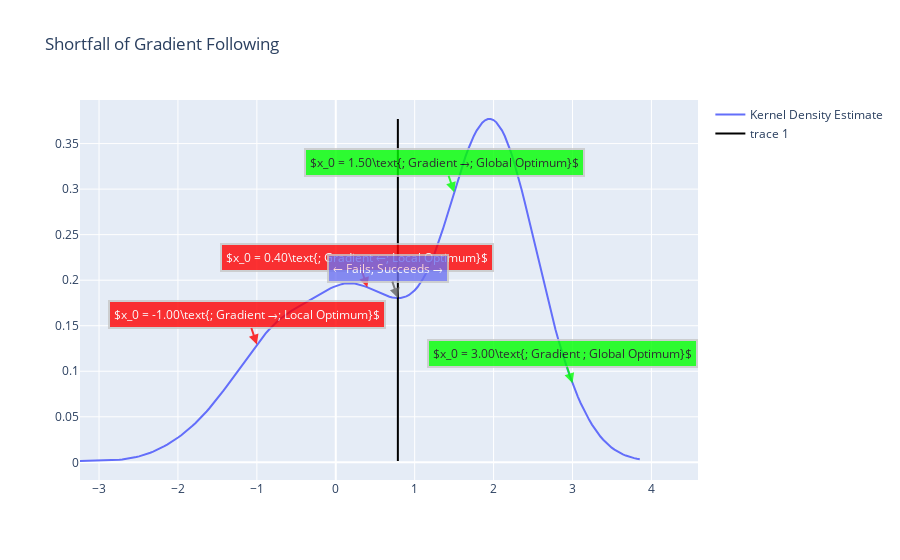

The cell this chart's notebook holds for it:
### Markdown cell above
## Mathematical Optimization
Optimization is the process of finding some numerical values that generate a minimum or maximum value for a specified function. Examples include finding the best parameters for a statistical distribution fit to some data, numerically solving differential equations, or feature selection in machine learning.

There are many types and classes of optimization algorithms. Most that have been invented by mathematicianas and computer scientists rely on function derivatives / gradients. Anybody who's studied the topic even slightly will likely remember [Newton-Raphson](https://en.wikipedia.org/wiki/Newton%27s_method) or the [BFGS](https://en.wikipedia.org/wiki/Broyden%E2%80%93Fletcher%E2%80%93Goldfarb%E2%80%93Shanno_algorithm) - the latter of which even need the second derivaties (the [Hessian](https://en.wikipedia.org/wiki/Hessian_matrix)). Mathematical optimization algorithms typically iterate over two steps:

1.  evaluate current solution
2. find new solution to try

A series of individual solutions are identified and evluated, until the sequence converges to a solution.

Gradient-following methods can have good properties, but also two major issues.

1. The first is the need to compute derivatives. This can often be very difficult - even assuming derivatives can be analytically solved - and time consuming. Furthermore, not all functions we wish to optimizte even have a derivative. What is the derivative of an accuracy loss function for a [Decision Tree Classifier](https://en.wikipedia.org/wiki/Decision_tree_learning)?

2. The second issue is that gradient-followers can easily get stuck in local optima, rather than finding a global optimum point. Most such algorithms rely on being provided an initial values, at which point the necessary derivatives are computed to determine the direction (and perhaps distance) to find the next point to evaluate. Depending on the curvature of the function to optimize, and the initial solution, the algorithm may get stuck in a local, not global, optimum.

The figure generated below demonstrates this second point. The curve to be maximized has two optima with a saddle point in between. Four possible initial values are shown. When the curve's gradient is evaluated at the two $x_0$ points in red, an optimization algorithm will converge to the local optimum. The two in greed will converge to the global optimum. In general, any initial value on the right side of the black vertical line will cause an optimization algorithm to converge to the local optimum; initial values to the left of it will converge to the global optimum.

### Code cell
# get the data
np.random.seed(42)
X1 = stt.norm(loc=0, scale=1).rvs(500)
X2 = stt.norm(loc=2, scale=0.5).rvs(500)
data = np.r_[X1, X2]

# prep for kde
mn, mx = min(data), max(data)
x= np.linspace(mn, mx, 200)

# kde
kde = stt.gaussian_kde(data, bw_method=0.25)
y = kde(x)

# create the annotation
x1 = -1
y1 = kde(x1)[0]
ann1 = dict(x=x1, y=y1, xref='x1', yref='y1', text='$x_0 = %0.2f\\text{; Gradient →; Local Optimum}$'%x1, showarrow=True,
            bordercolor="#c7c7c7", borderwidth=2, borderpad=4, bgcolor="#ff0000", opacity=0.8,
            font={'color':'#ffffff'}, align="center", arrowhead=2, arrowsize=1, arrowwidth=2,
            arrowcolor="#ff0000")
x2 = 0.40
y2 = kde(x2)[0]
ann2 = dict(x=x2, y=y2, xref='x1', yref='y1', text='$x_0 = %0.2f\\text{; Gradient ←; Local Optimum}$'%x2, showarrow=True,
            bordercolor="#c7c7c7", borderwidth=2, borderpad=4, bgcolor="#ff0000", opacity=0.8,
            font={'color':'#ffffff'}, align="center", arrowhead=2, arrowsize=1, arrowwidth=2,
            arrowcolor="#ff0000")
x3 = 1.5
y3 = kde(x3)[0]
ann3 = dict(x=x3, y=y3, xref='x1', yref='y1', text='$x_0 = %0.2f\\text{; Gradient →; Global Optimum}$'%x3, showarrow=True,
            bordercolor="#c7c7c7", borderwidth=2, borderpad=4, bgcolor="#00FF00", opacity=0.8,
            font={'color':'#000000'}, align="center", arrowhead=2, arrowsize=1, arrowwidth=2,
            arrowcolor="#00FF00")
x4 = 3.0
y4 = kde(x4)[0]
ann4 = dict(x=x4, y=y4, xref='x1', yref='y1', text='$x_0 = %0.2f\\text{; Gradient ; Global Optimum}$'%x4, showarrow=True,
            bordercolor="#c7c7c7", borderwidth=2, borderpad=4, bgcolor="#00FF00", opacity=0.8,
            font={'color':'#000000'}, align="center", arrowhead=2, arrowsize=1, arrowwidth=2,
            arrowcolor="#00FF00")
x5 = 0.78698325
y5 = kde(x5)[0]
ann5 = dict(x=x5, y=y5, xref='x1', yref='y1', text='← Fails; Succeeds →', showarrow=True,
            bordercolor="#c7c7c7", borderwidth=2, borderpad=4, bgcolor="#6d72f1", opacity=0.8,
            font={'color':'#ffffff'}, align="center", arrowhead=2, arrowsize=1, arrowwidth=2,
            arrowcolor="#636363")

# plot
trcs = [go.Scatter(x=x, y=y, mode='lines', name='Kernel Density Estimate'),
        go.Scatter(x=[x5, x5], y=[min(y), max(y)], mode='lines', line={'color':'black'})]
fig = go.Figure(data=trcs, layout=go.Layout(title='Shortfall of Gradient Following'))
anns = list(fig['layout']['annotations'])
anns.extend([ann1, ann2, ann3, ann4, ann5])
fig.update_layout( annotations=anns)
#plyoff.plot(fig, include_mathjax='cdn')
plyoff.iplot(fig)

### Figure 1 — Plotly figure (JSON) as saved in the notebook; plotly's stock layout.template omitted (floating-point values rounded to 4 significant figures; data arrays with more than 128 entries replaced by an {"elided": "..."} marker saying what was removed)
{"data": [{"mode": "lines", "name": "Kernel Density Estimate", "type": "scatter", "x": {"elided": "200 float values"}, "y": {"elided": "200 float values"}}, {"line": {"color": "black"}, "mode": "lines", "type": "scatter", "x": [0.787, 0.787], "y": [0.001465, 0.377]}], "layout": {"annotations": [{"align": "center", "arrowcolor": "#ff0000", "arrowhead": 2, "arrowsize": 1, "arrowwidth": 2, "bgcolor": "#ff0000", "bordercolor": "#c7c7c7", "borderpad": 4, "borderwidth": 2, "font": {"color": "#ffffff"}, "opacity": 0.8, "showarrow": true, "text": "$x_0 = -1.00\\text{; Gradient →; Local Optimum}$", "x": -1, "xref": "x", "y": 0.1293, "yref": "y"}, {"align": "center", "arrowcolor": "#ff0000", "arrowhead": 2, "arrowsize": 1, "arrowwidth": 2, "bgcolor": "#ff0000", "bordercolor": "#c7c7c7", "borderpad": 4, "borderwidth": 2, "font": {"color": "#ffffff"}, "opacity": 0.8, "showarrow": true, "text": "$x_0 = 0.40\\text{; Gradient ←; Local Optimum}$", "x": 0.4, "xref": "x", "y": 0.1922, "yref": "y"}, {"align": "center", "arrowcolor": "#00FF00", "arrowhead": 2, "arrowsize": 1, "arrowwidth": 2, "bgcolor": "#00FF00", "bordercolor": "#c7c7c7", "borderpad": 4, "borderwidth": 2, "font": {"color": "#000000"}, "opacity": 0.8, "showarrow": true, "text": "$x_0 = 1.50\\text{; Gradient →; Global Optimum}$", "x": 1.5, "xref": "x", "y": 0.2966, "yref": "y"}, {"align": "center", "arrowcolor": "#00FF00", "arrowhead": 2, "arrowsize": 1, "arrowwidth": 2, "bgcolor": "#00FF00", "bordercolor": "#c7c7c7", "borderpad": 4, "borderwidth": 2, "font": {"color": "#000000"}, "opacity": 0.8, "showarrow": true, "text": "$x_0 = 3.00\\text{; Gradient ; Global Optimum}$", "x": 3, "xref": "x", "y": 0.08686, "yref": "y"}, {"align": "center", "arrowcolor": "#636363", "arrowhead": 2, "arrowsize": 1, "arrowwidth": 2, "bgcolor": "#6d72f1", "bordercolor": "#c7c7c7", "borderpad": 4, "borderwidth": 2, "font": {"color": "#ffffff"}, "opacity": 0.8, "showarrow": true, "text": "← Fails; Succeeds →", "x": 0.787, "xref": "x", "y": 0.1803, "yref": "y"}], "title": {"text": "Shortfall of Gradient Following"}}}
